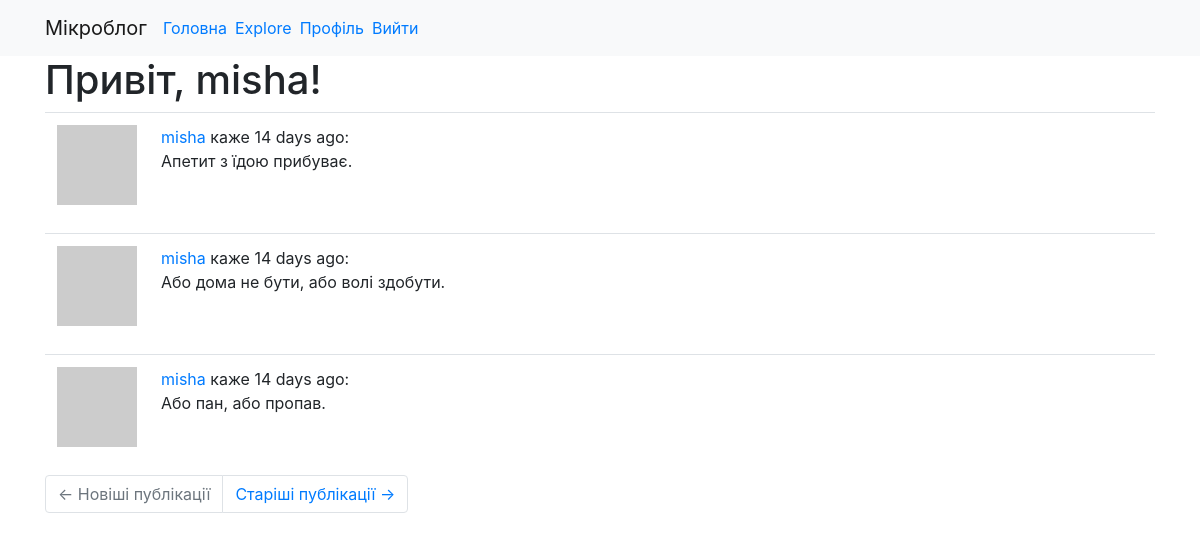
The app's page /explore (signed in), older data.
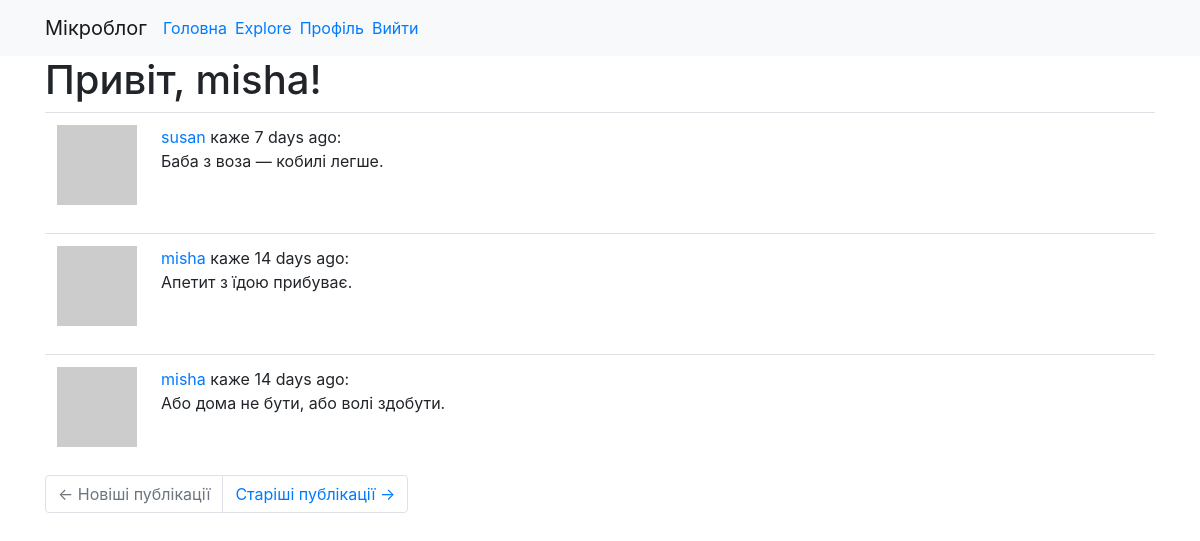
The same page, newer data.
### app/models.py (models this page shows, shortened)
class Post(db.Model):
    __searchable__ = ['body']
    id = db.Column(db.Integer, primary_key=True)
    body = db.Column(db.String(140))
    timestamp = db.Column(db.DateTime, index=True, default=datetime.utcnow)
    user_id = db.Column(db.Integer, db.ForeignKey('user.id'))

class User(UserMixin, db.Model):
    id = db.Column(db.Integer, primary_key=True)
    username = db.Column(db.String(64), index=True, unique=True)
    email = db.Column(db.String(120), index=True, unique=True)
    password_hash = db.Column(db.String(128))
    posts = db.relationship('Post', backref='author', lazy='dynamic')
    about_me = db.Column(db.String(140))
    last_seen = db.Column(db.DateTime, default=datetime.utcnow)
    followed = db.relationship(
        'User', secondary=followers,
        primaryjoin=(followers.c.follower_id == id),
        secondaryjoin=(followers.c.followed_id == id),
        backref=db.backref('followers', lazy='dynamic'), lazy='dynamic')
    def avatar(self, size):
        digest = md5(self.email.lower().encode('utf-8')).hexdigest()
        return f'https://www.gravatar.com/avatar/{digest}?d=identicon&s={size}'

### app/main/routes.py (the view)
@bp.route('/explore')
@login_required
def explore():
    page = request.args.get('page', 1, type=int)
    posts = Post.query.order_by(Post.timestamp.desc()).paginate(
        page, current_app.config['POSTS_PER_PAGE'], False)
    next_url = url_for('main.explore', page=posts.next_num) \
        if posts.has_next else None
    prev_url = url_for('main.explore', page=posts.prev_num) \
        if posts.has_prev else None
    return render_template('index.html', title='Explore', posts=posts.items, next_url=next_url, prev_url=prev_url)

### app/main/routes.py (called while the page is built)
@bp.before_app_request
def before_request():
    if current_user.is_authenticated:
        current_user.last_seen = datetime.utcnow()
        db.session.commit()

### app/models.py (called while the page is built)
@login.user_loader
def load_user(id):
    return User.query.get(int(id))

### app/templates/index.html (shortened to what this page needs)
{% extends "base.html" %}
{% block content %}
<h1>Привіт, {{ current_user.username }}!</h1>
{% for post in posts %}
{% include '_post.html' %}
{% endfor %}
{% include 'page_navigation.html' %}
{% endblock %}

### app/templates/_post.html
<table class="table table-hover">
	<tr>
		<td width="70px">
			<a href="{{ url_for('main.user', username=post.author.username) }}">
				<img src="{{ post.author.avatar(70) }}">
			</a>
		</td>
		<td>
			<a href="{{ url_for('main.user', username=post.author.username) }}">
				{{ post.author.username }}
			</a> каже {{ moment(post.timestamp).fromNow() }}:
			<br>
			<span id="post{{ post.id }}">{{ post.body }}</span>
		</td>
	</tr>
</table>

Row changes from the older to the newer data that the page shows:
no longer on this page (row unchanged): Post: author.username "misha", timestamp "14 days ago", body "Або пан, або пропав."
added Post: author.username "susan", timestamp "7 days ago", body "Баба з воза — кобилі легше."
